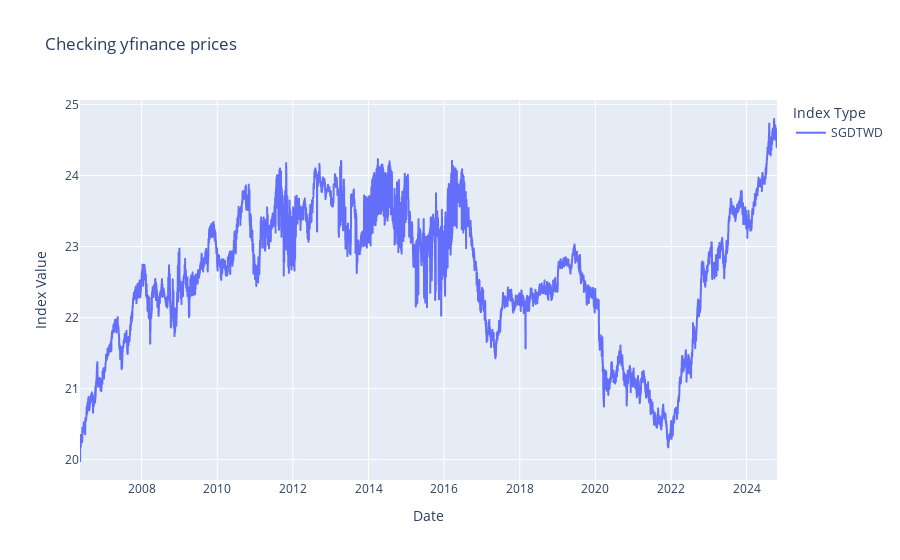

Notebook cell for this chart:
### Code cell
# Plot prices to check
fig = px.line(
    SGD_base_prices, 
    x=SGD_base_prices.index, 
    y=["SGDTWD"],
    labels={"value": "Index Value", "variable": "Index Type"},
    title="Checking yfinance prices"
)

# Show the plot
fig.show()

### Figure 1 — Plotly figure (JSON) as saved in the notebook; plotly's stock layout.template omitted (floating-point values rounded to 4 significant figures; data arrays with more than 128 entries replaced by an {"elided": "..."} marker saying what was removed)
{"data": [{"hovertemplate": "Index Type=SGDTWD<br>Date=%{x}<br>Index Value=%{y}<extra></extra>", "legendgroup": "SGDTWD", "line": {"color": "#636efa", "dash": "solid"}, "marker": {"symbol": "circle"}, "mode": "lines", "name": "SGDTWD", "showlegend": true, "type": "scattergl", "x": {"elided": "4771 str values"}, "xaxis": "x", "y": {"elided": "4771 float values"}, "yaxis": "y"}], "layout": {"legend": {"title": {"text": "Index Type"}, "tracegroupgap": 0}, "title": {"text": "Checking yfinance prices"}, "xaxis": {"anchor": "y", "domain": [0, 1], "title": {"text": "Date"}}, "yaxis": {"anchor": "x", "domain": [0, 1], "title": {"text": "Index Value"}}}}
